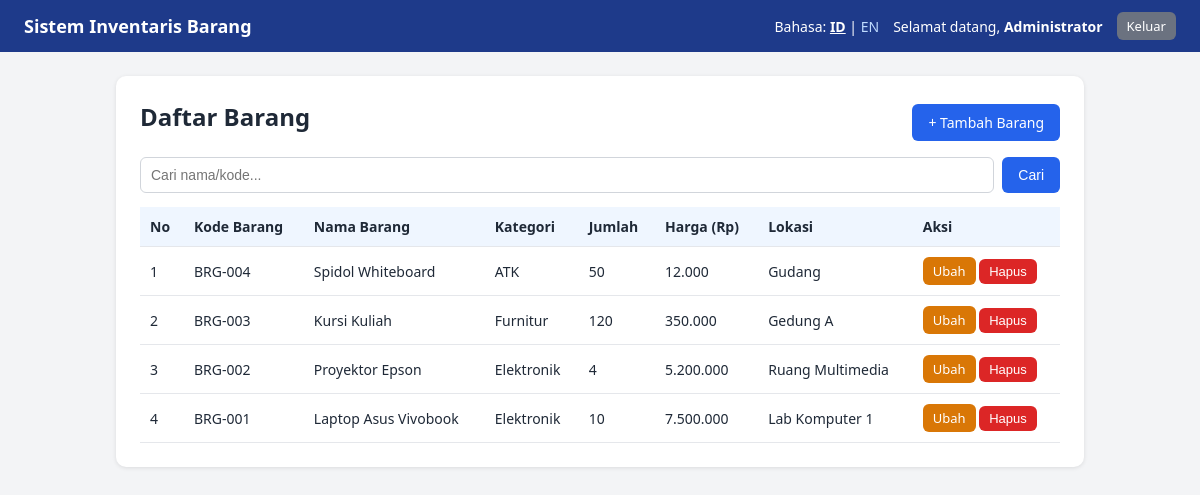
/index.php (signed in), run on the app's committed database.
### tables this page shows
CREATE TABLE barang (
  id_barang INT AUTO_INCREMENT PRIMARY KEY,
  kode_barang VARCHAR(20) NOT NULL UNIQUE,
  nama_barang VARCHAR(100) NOT NULL,
  kategori VARCHAR(50) NOT NULL,
  jumlah INT NOT NULL DEFAULT 0,
  harga DECIMAL(12,2) NOT NULL DEFAULT 0,
  lokasi VARCHAR(100) NOT NULL,
  created_at TIMESTAMP DEFAULT CURRENT_TIMESTAMP
);

### includes/init.php (called while the page is built, shortened)
<?php
function t(string $key): string {
    return $GLOBALS['LANG'][$key] ?? $key;
}
function e($str): string {
    return htmlspecialchars((string)$str, ENT_QUOTES, 'UTF-8');
}

### index.php (the view, shortened to what this page needs)
<?php
require 'includes/init.php';
require 'config/koneksi.php';
$q = trim($_GET['q'] ?? '');
if ($q !== '') {
    $like = '%' . $q . '%';
    $stmt = $koneksi->prepare('SELECT * FROM barang WHERE nama_barang LIKE ? OR kode_barang LIKE ? ORDER BY id_barang DESC');
    $stmt->bind_param('ss', $like, $like);
} else {
    $stmt = $koneksi->prepare('SELECT * FROM barang ORDER BY id_barang DESC');
}
$stmt->execute();
$rows = $stmt->get_result();
require 'includes/header.php';
?>
<div class="card">
  <div class="card-head">
    <h2><?= e(t('data_list')) ?></h2>
    <a class="btn" href="tambah.php">+ <?= e(t('add')) ?></a>
  </div>
  <form method="GET" action="index.php" class="search">
    <input type="text" name="q" placeholder="<?= e(t('search')) ?>" value="<?= e($q) ?>">
    <button class="btn" type="submit"><?= e(t('search_btn')) ?></button>
  </form>
  <div class="table-wrap">
  <table>
    <thead><tr>
      <th><?= e(t('no')) ?></th><th><?= e(t('code')) ?></th><th><?= e(t('name')) ?></th>
      <th><?= e(t('category')) ?></th><th><?= e(t('qty')) ?></th><th><?= e(t('price')) ?></th>
      <th><?= e(t('location')) ?></th><th><?= e(t('action')) ?></th>
    </tr></thead>
    <tbody>
    <?php if ($rows->num_rows === 0): ?>
      <tr><td colspan="8" class="center"><?= e(t('no_data')) ?></td></tr>
    <?php else: $no = 1; while ($r = $rows->fetch_assoc()): ?>
      <tr>
        <td><?= $no++ ?></td>
        <td><?= e($r['kode_barang']) ?></td>
        <td><?= e($r['nama_barang']) ?></td>
        <td><?= e($r['kategori']) ?></td>
        <td><?= e($r['jumlah']) ?></td>
        <td><?= number_format((float)$r['harga'], 0, ',', '.') ?></td>
        <td><?= e($r['lokasi']) ?></td>
        <td class="nowrap">
          <a class="btn btn-sm btn-warn" href="edit.php?id=<?= (int)$r['id_barang'] ?>"><?= e(t('edit')) ?></a>
          <form method="POST" action="hapus.php" class="inline"
                onsubmit="return confirm('<?= e(t('confirm_delete')) ?>');">
            <button class="btn btn-sm btn-danger" type="submit"><?= e(t('delete')) ?></button>
          </form>
        </td>
      </tr>
    <?php endwhile; endif; ?>
    </tbody>
  </table>
  </div>
</div>
<?php require 'includes/footer.php'; ?>

### includes/header.php (shortened to what this page needs)
<!DOCTYPE html>
<html lang="<?= e($_SESSION['lang']) ?>">
<head>
  <link rel="stylesheet" href="assets/style.css">
</head>
<body>
<header class="topbar">
  <div class="brand"><?= e(t('app_title')) ?></div>
  <div class="topbar-right">
    <span class="lang">
      <?= e(t('language')) ?>:
      <a href="set_lang.php?lang=id&back=<?= e(basename($_SERVER['PHP_SELF'])) ?>" class="<?= $_SESSION['lang']==='id'?'active':'' ?>">ID</a> |
      <a href="set_lang.php?lang=en&back=<?= e(basename($_SERVER['PHP_SELF'])) ?>" class="<?= $_SESSION['lang']==='en'?'active':'' ?>">EN</a>
    </span>
    <?php if (!empty($_SESSION['user_id'])): ?>
      <span><?= e(t('welcome')) ?>, <b><?= e($_SESSION['nama']) ?></b></span>
      <a class="btn btn-sm btn-gray" href="logout.php"><?= e(t('logout')) ?></a>
    <?php endif; ?>
  </div>
</header>
<main class="container">

### includes/footer.php
</main>
</body>
</html>

### assets/style.css (style rules this page uses)
* { box-sizing:border-box }
body { margin:0;font-family:Segoe UI,Arial,sans-serif;background:#f3f4f6;color:#1f2937 }
.topbar { display:flex;justify-content:space-between;align-items:center;flex-wrap:wrap;gap:8px;background:#1e3a8a;color:#fff;padding:12px 24px }
.brand { font-weight:700;font-size:18px }
.topbar-right { display:flex;align-items:center;gap:14px;font-size:14px }
.lang a { color:#bfdbfe;text-decoration:none }
.lang a.active { color:#fff;font-weight:700;text-decoration:underline }
.container { max-width:1000px;margin:24px auto;padding:0 16px }
.card { background:#fff;border-radius:10px;padding:24px;box-shadow:0 1px 4px rgba(0,0,0,.1) }
.card-head { display:flex;justify-content:space-between;align-items:center;margin-bottom:12px }
h2 { margin:0 0 12px }
input[type=text],input[type=password] { width:100%;padding:9px 10px;border:1px solid #d1d5db;border-radius:6px;font-size:14px }
.btn { display:inline-block;background:#2563eb;color:#fff;border:0;padding:9px 16px;border-radius:6px;cursor:pointer;text-decoration:none;font-size:14px }
.btn-sm { padding:5px 10px;font-size:13px }
.btn-gray { background:#6b7280 }
.btn-warn { background:#d97706 }
.btn-danger { background:#dc2626 }
.search { display:flex;gap:8px;margin-bottom:14px }
.search input { flex:1 }
.table-wrap { overflow-x:auto }
table { width:100%;border-collapse:collapse;font-size:14px }
th,td { padding:10px;border-bottom:1px solid #e5e7eb;text-align:left }
th { background:#eff6ff }
.nowrap { white-space:nowrap }
form.inline { display:inline }

### data on the page
barang: kode_barang "BRG-004", nama_barang "Spidol Whiteboard", kategori "ATK", jumlah "50", harga "12.000", lokasi "Gudang"
barang: kode_barang "BRG-003", nama_barang "Kursi Kuliah", kategori "Furnitur", jumlah "120", harga "350.000", lokasi "Gedung A"
barang: kode_barang "BRG-002", nama_barang "Proyektor Epson", kategori "Elektronik", jumlah "4", harga "5.200.000", lokasi "Ruang Multimedia"
barang: kode_barang "BRG-001", nama_barang "Laptop Asus Vivobook", kategori "Elektronik", jumlah "10", harga "7.500.000", lokasi "Lab Komputer 1"

### other printed values
t('app_title') "Sistem Inventaris Barang"
t('language') "Bahasa"
t('welcome') "Selamat datang"
$_SESSION['nama'] "Administrator"
t('logout') "Keluar"
t('data_list') "Daftar Barang"
t('add') "Tambah Barang"
t('search_btn') "Cari"
t('no') "No"
t('code') "Kode Barang"
t('name') "Nama Barang"
t('category') "Kategori"
t('qty') "Jumlah"
t('price') "Harga (Rp)"
t('location') "Lokasi"
